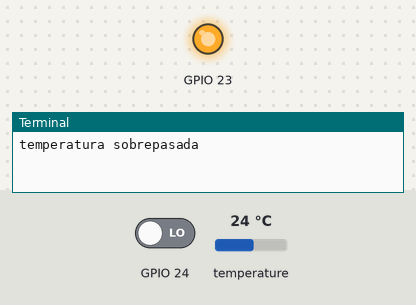
This program was run on a simulated Raspberry Pi (BCM pin numbers). Parts: output pins drawn as LEDs (lit = HIGH), the last lines printed to the terminal. Dashed ring = blinking. Inputs (shaded band) come from the test bench; at power-on: GPIO 24 LOW, temperature 24 °C. Web requests get an empty 200 reply after 0.4 s.

Above: at 1.2 s.
1.3 s: GPIO 24 driven HIGH
At 1.8 s:
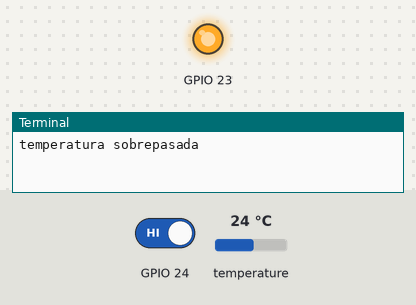
6.3 s: temperature set to 12 °C
At 8.3 s:
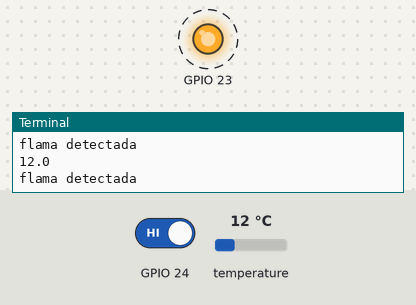
11.3 s: temperature set to 28 °C
At 12.2 s:
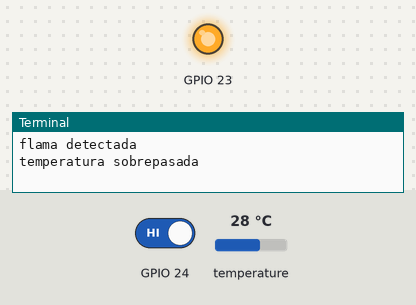
13.3 s: temperature set to 19 °C
At 15.6 s:
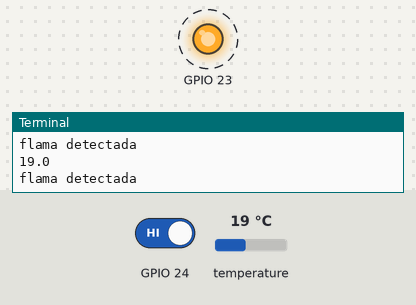
Timing chart, 0 to 19.2 s (numbered marks = the images above; inputs shaded):
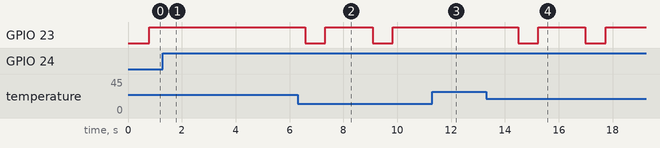

The program:

proyF.py
```python
import os
import RPi.GPIO as GPIO
import glob                                                # import glob module
import time
import requests
GPIO.setmode(GPIO.BCM)
GPIO.setup(23, GPIO.OUT)
GPIO.setup(24, GPIO.IN)

os.system('modprobe w1-gpio')                              # load one wire communication device kernel modules
os.system('modprobe w1-therm')
base_dir = '/sys/bus/w1/devices/'                          # point to the address
device_folder = glob.glob(base_dir + '28*')[0]             # find device with address starting from 28*
device_file = device_folder + '/w1_slave'

def blink():

                GPIO.output(23, False)
                if GPIO.input(24):
                        #GPIO.output(23, True)
                    return 1
		else:
                        #GPIO.output(23, False)
                    return 0

def makePost():
    payload = {'type': '0', 'hour': '12:54', 'latitude':'1', 'longitude':'1'}
    r = requests.post("http://ameca.azurewebsites.net/incident", data=payload)
    print(r.text)


def read_temp_raw():
   f = open(device_file, 'r')
   lines = f.readlines()                                   # read the device details
   f.close()
   return lines

def read_temp():
   lines = read_temp_raw()
   while lines[0].strip()[-3:] != 'YES':                   # ignore first line
      time.sleep(0.2)
      lines = read_temp_raw()
   equals_pos = lines[1].find('t=')                        # find temperature in the details
   if equals_pos != -1:
      temp_string = lines[1][equals_pos+2:]
      temp_c = float(temp_string) / 1000.0                 # convert to Celsius
      temp_f = temp_c * 9.0 / 5.0 + 32.0                   # convert to Fahrenheit
      return temp_c

while True:
   if (read_temp()>= 20):
       GPIO.output(23, True)
       print("temperatura sobrepasada")
       makePost()
       print(read_temp())
   else:
       GPIO.output(23, False)
       print(read_temp())


   if (blink()==1):
       GPIO.output(23, True)
       print("flama detectada")
   else:
       GPIO.output(23, False)
       print(blink())
   time.sleep(1)
```

Measured:
- after the input at 1.3 s, GPIO 23: stays HIGH (without the input it goes to LOW after 0.63 s)
- after the input at 6.3 s, GPIO 23: alternates HIGH for 1.8 s and LOW for 0.75 s, starting after 0.29 s
- after the input at 11.3 s, GPIO 23: stays HIGH (without the input it goes to LOW after 0.29 s)
- after the input at 13.3 s, GPIO 23: alternates HIGH for 1.8 s and LOW for 0.75 s, starting after 1.2 s
